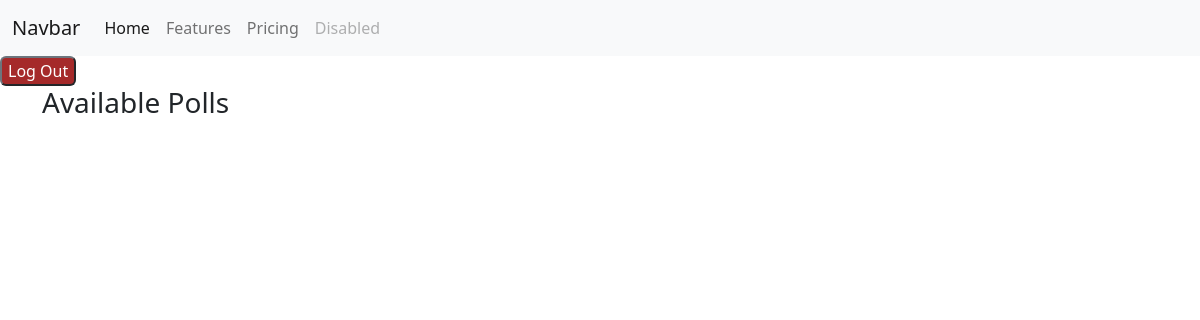
The page /users/home/ (signed in) on the database as committed earlier.
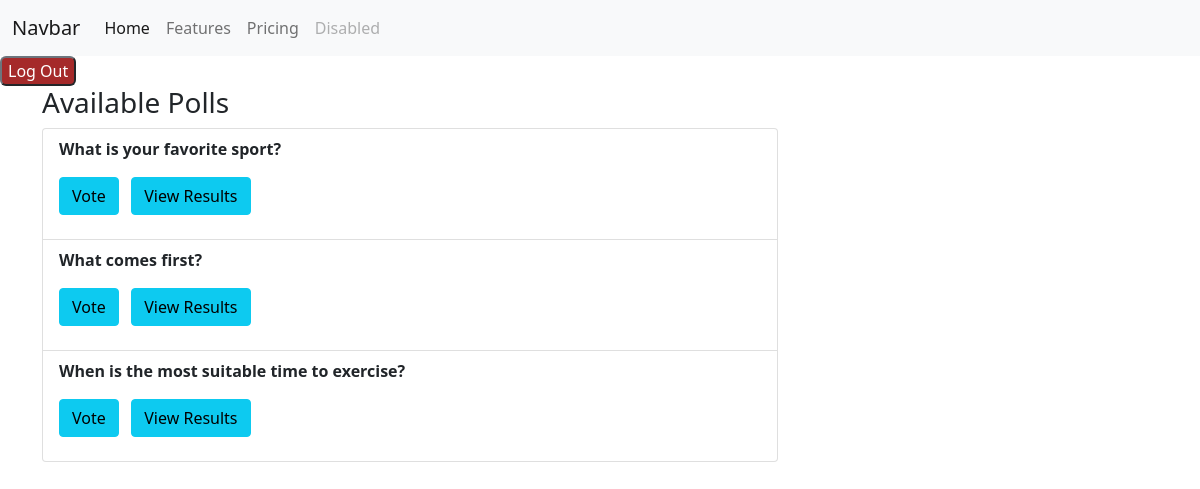
The same page on the database as committed later.
### polls/models.py (models this page shows, shortened)
class Poll(models.Model):
    question = models.TextField()
    option_one = models.CharField(max_length=30)
    option_two = models.CharField(max_length=30)
    option_three = models.CharField(max_length=30)
    option_one_count = models.IntegerField(default=0)
    option_two_count = models.IntegerField(default=0)
    option_three_count = models.IntegerField(default=0)
    posted_by = models.ForeignKey(User, on_delete=models.SET_NULL, null=True, blank=True)
    pub_date = models.DateTimeField("date published",default=timezone.now)

### users/views.py (the view)
# urls.py: 2. Add a URL to urlpatterns:  path('', views.home, name='home')
@login_required
def home(request):
    polls = Poll.objects.all()
    context = {
        'polls' : polls
    }
    return render(request, 'users/home.html', context)

### users/templates/users/home.html (shortened to what this page needs)
{% extends "base.html" %}
{% block content %}
<div class="row">
    <div class="col-lg-8 col-lg-offset-2">
        <div class="panel panel-default">
            <div class="panel-heading">
                <h3 class="panel-title">Available Polls</h3>
            </div>
            <ul class="list-group">
                {% for poll in polls %}
                <li class="list-group-item">
                    <strong>{{ poll.question }}</strong>
                    <div>
                        <footer class="pull-right">
                            <a href="{% url 'users:vote' poll.id%}" class="btn btn-info btn-xs mt-3 mb-3">Vote</a> &nbsp;
                            <a href="{% url 'users:results' poll.id%}" class="btn btn-info btn-xs mt-3 mb-3">View Results</a> &nbsp;
                        </footer>
                    </div>
                </li>
                {% endfor %}
            </ul>
        </div>
    </div>
</div>
{% endblock %}

Rows that differ between the two databases and show on the page:
added Poll: question "What is your favorite sport?"
added Poll: question "What comes first?"
added Poll: question "When is the most suitable time to exercise?"
